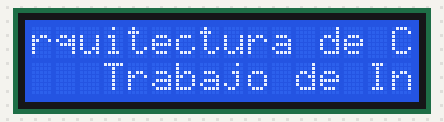
The sketch below on a simulated Arduino Uno, built with avr-gcc and run on an emulated ATmega328P. Shown: 16×2 character LCD.

Above: at 0.24 s.
At 1.99 s:
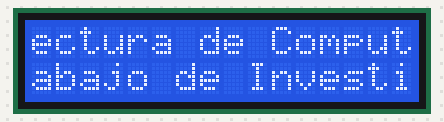
At 3.74 s:
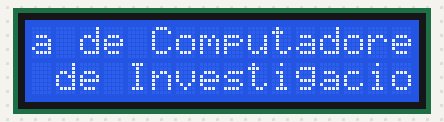
At 7.59 s:
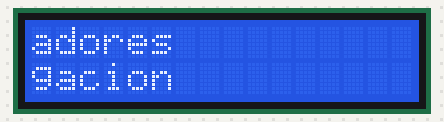
At 11.1 s:
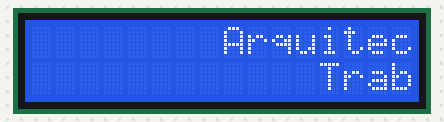
At 14.95 s:
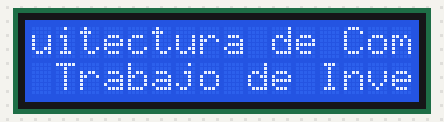

Measured:
- by itself, everything shown: repeats every 14.0 s, in 40 steps

The sketch:

Display_LCD.ino
```cpp
#include <LiquidCrystal.h>

LiquidCrystal lcd(12, 11, 5, 4, 3, 2);

void setup() {

  lcd.begin(16, 2);
  lcd.print("Arquitectura de Computadores");

}
void loop() {

  lcd.setCursor(4, 1);
  lcd.print("Trabajo de Investigacion");

  for (int positionCounter = 0; positionCounter < 29; positionCounter++) {
    lcd.scrollDisplayLeft();
    delay(350);
  }

}
```
